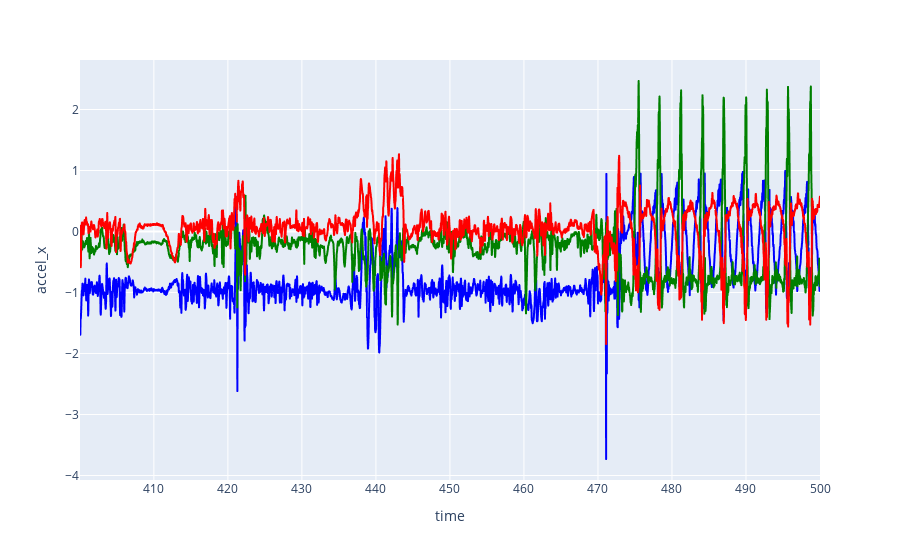

The code cell stored with this chart in its notebook:
### Code cell
blue = ["blue" for _ in df_]
green = ["green" for _ in df_]
red = ["red" for _ in df_]
fig = px.line(df_, x="time", y="accel_x", color_discrete_sequence=blue)
fig.add_traces(list(px.line(df_, x="time", y="accel_y", color_discrete_sequence=green).select_traces()))
fig.add_traces(list(px.line(df_, x="time", y="accel_z", color_discrete_sequence=red).select_traces()))
fig.show()

### Figure 1 — Plotly figure (JSON) as saved in the notebook; plotly's stock layout.template omitted (floating-point values rounded to 4 significant figures; data arrays with more than 128 entries replaced by an {"elided": "..."} marker saying what was removed)
{"data": [{"hovertemplate": "time=%{x}<br>accel_x=%{y}<extra></extra>", "legendgroup": "", "line": {"color": "blue", "dash": "solid"}, "marker": {"symbol": "circle"}, "mode": "lines", "name": "", "showlegend": false, "type": "scattergl", "x": {"elided": "5000 float values"}, "xaxis": "x", "y": {"elided": "5000 float values"}, "yaxis": "y"}, {"hovertemplate": "time=%{x}<br>accel_y=%{y}<extra></extra>", "legendgroup": "", "line": {"color": "green", "dash": "solid"}, "marker": {"symbol": "circle"}, "mode": "lines", "name": "", "showlegend": false, "type": "scattergl", "x": {"elided": "5000 float values"}, "xaxis": "x", "y": {"elided": "5000 float values"}, "yaxis": "y"}, {"hovertemplate": "time=%{x}<br>accel_z=%{y}<extra></extra>", "legendgroup": "", "line": {"color": "red", "dash": "solid"}, "marker": {"symbol": "circle"}, "mode": "lines", "name": "", "showlegend": false, "type": "scattergl", "x": {"elided": "5000 float values"}, "xaxis": "x", "y": {"elided": "5000 float values"}, "yaxis": "y"}], "layout": {"legend": {"tracegroupgap": 0}, "margin": {"t": 60}, "xaxis": {"anchor": "y", "domain": [0, 1], "title": {"text": "time"}}, "yaxis": {"anchor": "x", "domain": [0, 1], "title": {"text": "accel_x"}}}}
